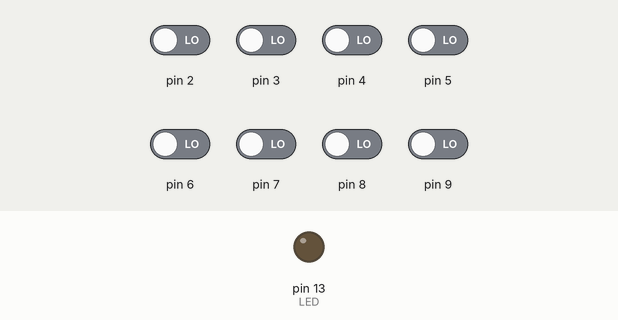
A sketch run on a simulated Arduino Leonardo, built with avr-gcc and run on an emulated ATmega32U4. Parts: output pins drawn as LEDs (lit = HIGH). The inputs (shaded band) are chosen by the test bench; at power-on: pin 2–9 LOW. USB keyboard and mouse output is not drawn.

Above: at 1.7 s.
1.8 s: pin 2 driven HIGH
At 3.0 s:
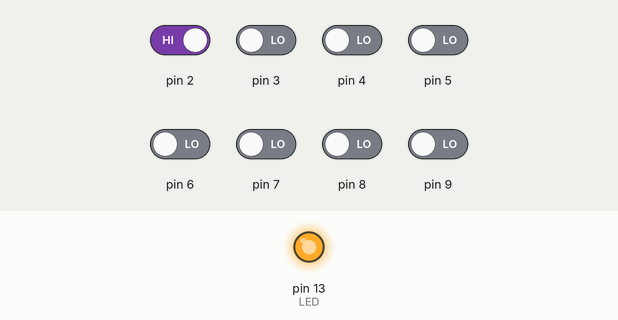
3.3 s: pin 3 driven HIGH
At 4.1 s:
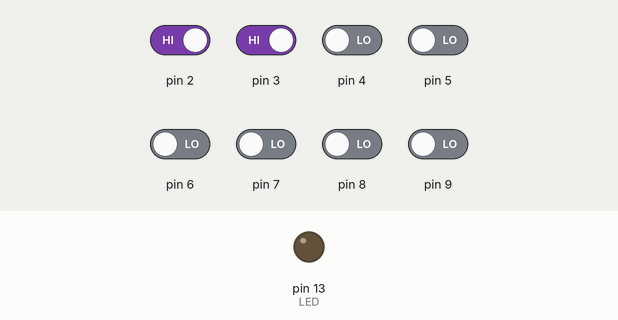
4.8 s: pin 4 driven HIGH
At 5.3 s:
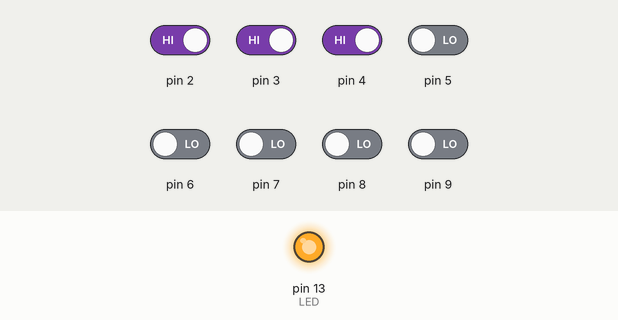
Timing chart, 0 to 7.8 s (numbered marks = the images above; inputs shaded):
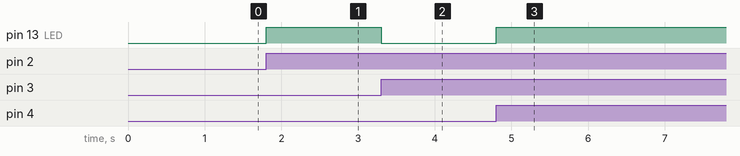

The sketch:

keyboard.ino
```cpp
#include <Keyboard.h>

// On Arduino Leonardo, can use interrupts with only digital pins 0, 1, 2, 3, 7
// So, fake it by polling for digital pin posedges
bool button_states[8];
bool sample;

void setup()
{
  pinMode(13, OUTPUT);            //LED
  for (int i = 0; i < 8; i++)
  {
    button_states[i] = false;
    pinMode(i+2, INPUT);          //'interrupt' lines
  }
  Keyboard.begin();
  delay(500);                     //prints dont work for a bit - somewhere between 350 and 400 ms
}

void loop()
{
  for (int i = 0; i < 8; i++)
  {
    sample = digitalRead(i+2);
    if (sample && !button_states[i])
    {
      digitalWrite(13, !digitalRead(13));
      if (i < 4)
      {
        Keyboard.release(i+49);   //Just in case the release was not sent (e.g. release too soon after press)
        Keyboard.press(i+49);     //INT {0, 1, 2, 3} -> ASCII {1, 2, 3, 4}
        Keyboard.print('0');      //Strum. No delay needed between release+press+print?
      }
      else
        Keyboard.release(i+45);   //INT {4, 5, 6, 7} -> ASCII {1, 2, 3, 4}
    }
    button_states[i] = sample;
  }
}
```

Measured:
- after the input at 1.8 s, pin 13 (LED): LOW → HIGH at once
- after the input at 3.3 s, pin 13 (LED): HIGH → LOW at once
- after the input at 4.8 s, pin 13 (LED): LOW → HIGH at once
